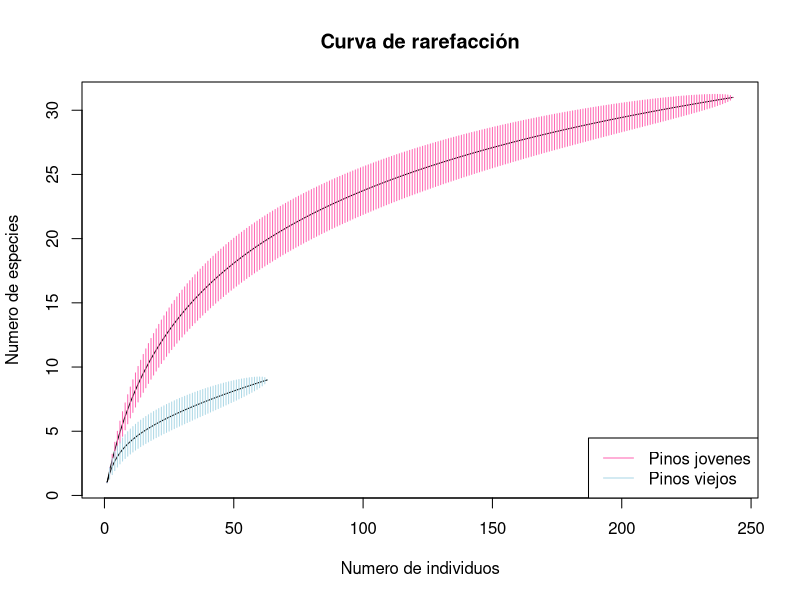

R code for this plot:
#This code is for rarefaction curves and diversity index. The data used is abundance data of young and old individuals of pines species

library(readxl)
niemela <- read_excel("Niemela.xlsx")

#Rarefaction for young individuals
library(vegan)
pinojovenrare<-rarefy(niemela[,2],sample = c(1:243),se=TRUE)
plot(pinojovenrare[1,],type = "l",xlab="Numero de individuos",ylab="Numero de especies",main="Curva de rarefacción") #sample is from 0 to N

#Error bars 
arrows(x0=c(1:243),y0=pinojovenrare[1,],x1=c(1:243),y1=pinojovenrare[1,]+pinojovenrare[2,],length = 0,col = "hotpink") 
arrows(x0=c(1:243),y0=pinojovenrare[1,],x1=c(1:243),y1=pinojovenrare[1,]-pinojovenrare[2,],length = 0,col = "hotpink")

#Rarefaction curve for old pines
pinoviejorare<-rarefy(niemela[,3],sample = c(1:63),se=TRUE)
points(x=c(1:63),y=pinoviejorare[1,],type = "l")
arrows(x0=c(1:63),y0=pinoviejorare[1,],x1=c(1:63),y1=pinoviejorare[1,]+pinoviejorare[2,],length = 0,col = "lightblue")

#Error bars 
arrows(x0=c(1:63),y0=pinoviejorare[1,],x1=c(1:63),y1=pinoviejorare[1,]-pinoviejorare[2,],length = 0,col = "lightblue")
legend("bottomright",c("Pinos jovenes","Pinos viejos"),lty =c(1,1),col = c("hotpink","lightblue"))